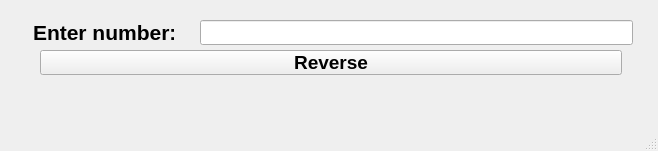
<?xml version="1.0" encoding="UTF-8"?>
<ui version="4.0">
 <class>MainWindow</class>
 <widget class="QMainWindow" name="MainWindow">
  <property name="geometry">
   <rect>
    <x>0</x>
    <y>0</y>
    <width>658</width>
    <height>151</height>
   </rect>
  </property>
  <property name="windowTitle">
   <string>MainWindow</string>
  </property>
  <widget class="QWidget" name="centralwidget">
   <widget class="QLabel" name="label_2">
    <property name="geometry">
     <rect>
      <x>41</x>
      <y>90</y>
      <width>582</width>
      <height>25</height>
     </rect>
    </property>
    <property name="font">
     <font>
      <pointsize>16</pointsize>
      <bold>false</bold>
     </font>
    </property>
    <property name="text">
     <string/>
    </property>
    <property name="alignment">
     <set>Qt::AlignCenter</set>
    </property>
   </widget>
   <widget class="QLabel" name="label">
    <property name="geometry">
     <rect>
      <x>33</x>
      <y>20</y>
      <width>141</width>
      <height>25</height>
     </rect>
    </property>
    <property name="sizePolicy">
     <sizepolicy hsizetype="Preferred" vsizetype="Preferred">
      <horstretch>0</horstretch>
      <verstretch>0</verstretch>
     </sizepolicy>
    </property>
    <property name="maximumSize">
     <size>
      <width>600</width>
      <height>400</height>
     </size>
    </property>
    <property name="font">
     <font>
      <pointsize>16</pointsize>
      <bold>true</bold>
     </font>
    </property>
    <property name="text">
     <string>Enter number:</string>
    </property>
   </widget>
   <widget class="QPushButton" name="pushButton">
    <property name="geometry">
     <rect>
      <x>40</x>
      <y>50</y>
      <width>582</width>
      <height>25</height>
     </rect>
    </property>
    <property name="font">
     <font>
      <pointsize>14</pointsize>
      <bold>true</bold>
     </font>
    </property>
    <property name="text">
     <string>Reverse</string>
    </property>
   </widget>
   <widget class="QLineEdit" name="lineEdit">
    <property name="geometry">
     <rect>
      <x>200</x>
      <y>20</y>
      <width>433</width>
      <height>25</height>
     </rect>
    </property>
    <property name="maxLength">
     <number>19</number>
    </property>
   </widget>
  </widget>
  <widget class="QMenuBar" name="menubar">
   <property name="geometry">
    <rect>
     <x>0</x>
     <y>0</y>
     <width>658</width>
     <height>22</height>
    </rect>
   </property>
  </widget>
  <widget class="QStatusBar" name="statusbar"/>
 </widget>
 <resources/>
 <connections/>
</ui>
